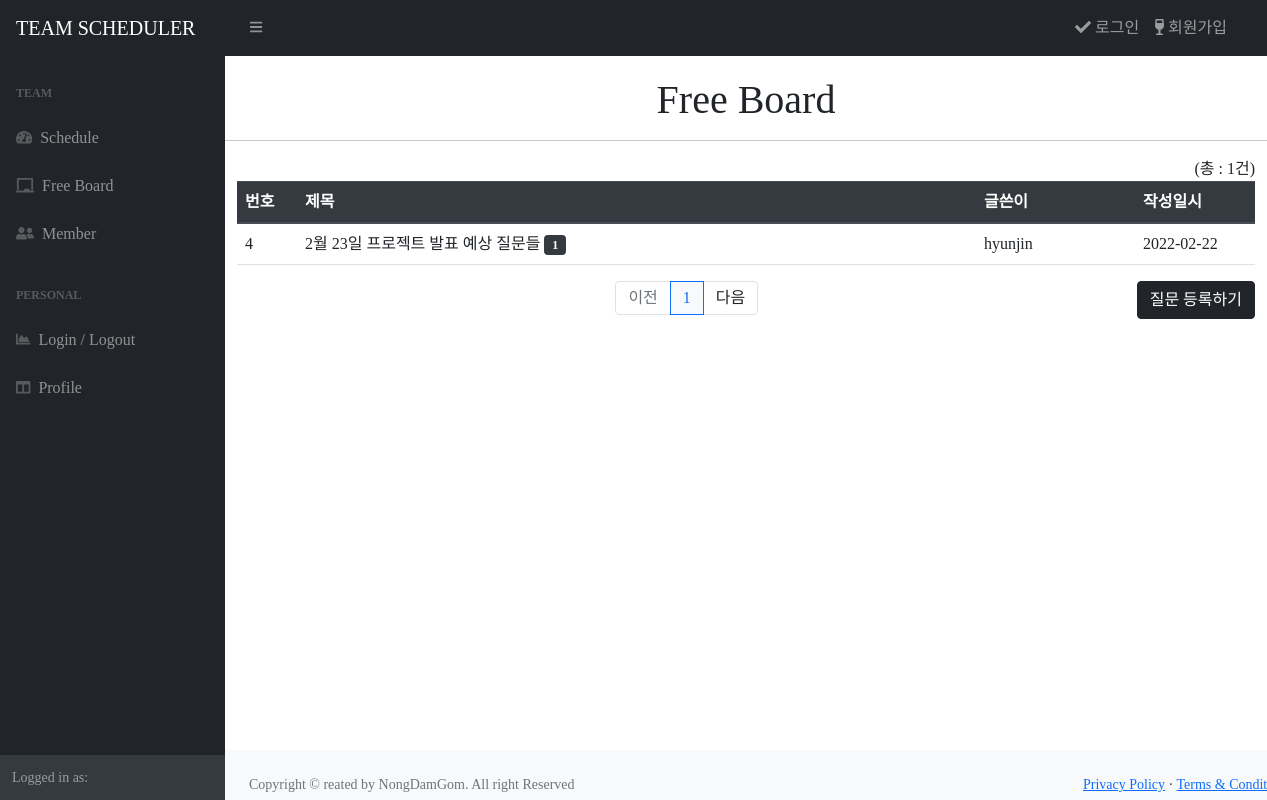
The page /board/ on the database as committed earlier.
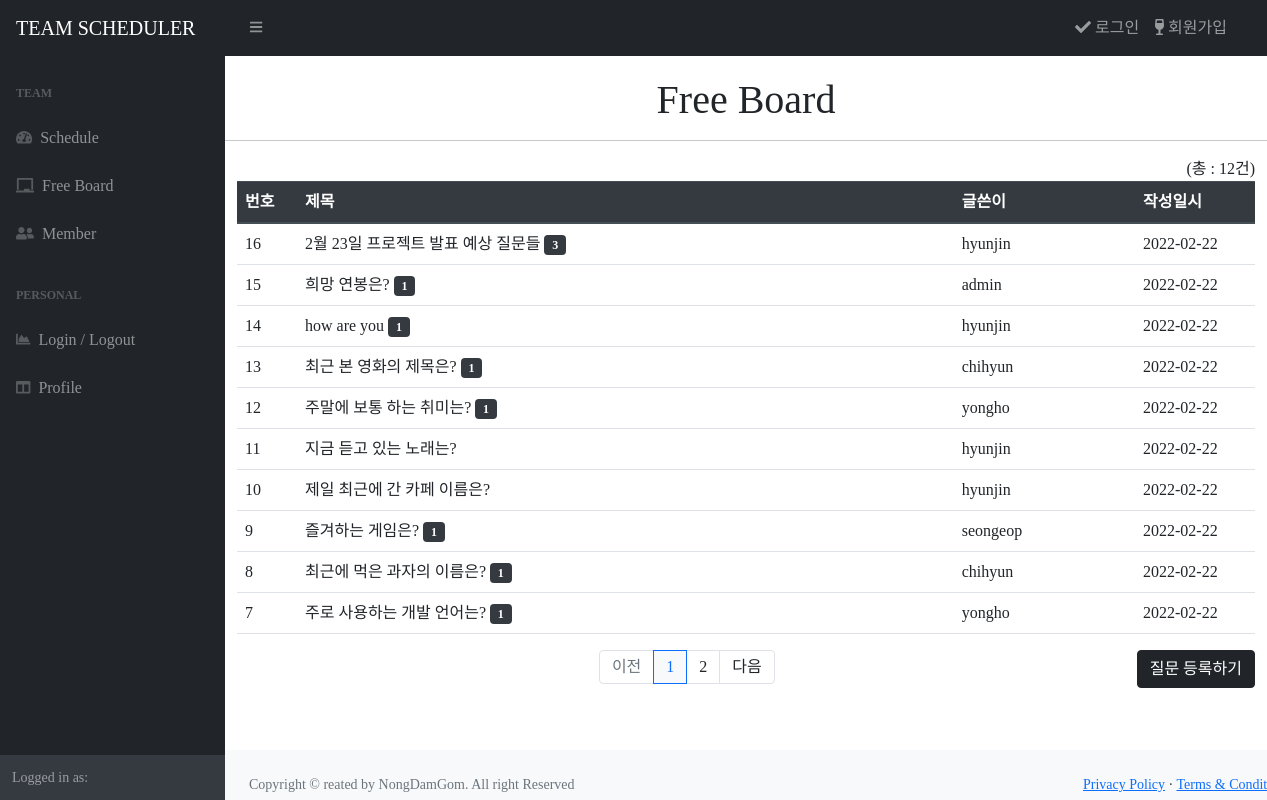
The same page on the database as committed later.
### board/models.py (models this page shows, shortened)
class Question(models.Model):
    author = models.ForeignKey(User, on_delete=models.CASCADE)
    subject = models.CharField(max_length=200)
    content = models.TextField()
    create_date = models.DateTimeField()
    modify_date = models.DateTimeField(null=True, blank=True)

### users/models.py (models this page shows)
class User(AbstractUser):
    followings = models.ManyToManyField(settings.AUTH_USER_MODEL, related_name="followers")

### board/views/base_views.py (the view)
# urls.py: path('', base_views.index, name='index'),
def index(request):
    page = request.GET.get('page', '1') # 페이지 디폴트 값은 1
    question_list = Question.objects.order_by('-create_date')
    total_count = Question.objects.count()
    paginator = Paginator(question_list, 10) # 페이지당 10개씩 보여주기
    page_obj = paginator.get_page(page) # get 페이지에서 내가 원하는 페이지만 추출
    context = {
        'question_list': page_obj,
        'total_count' : total_count
        }
    return render(request, 'board/question_list.html', context)

### templates/board/question_list.html (shortened to what this page needs)
{% extends 'base.html' %}
{% block title %} Free Board {% endblock %} {% block content %}
<div class="container my-3">
  <div class="user-container my-3">
    <div class="float-right">(총 : {{question_list.paginator.count}}건)</div>
    <table class="table table table-hover">
      <thead>
        <tr class="thead-dark">
          <th style="width: 60px">번호</th>
          <th>제목</th>
          <th>글쓴이</th>
          <th style="width: 120px">작성일시</th>
        </tr>
      </thead>
      <tbody>
        {% if question_list %} {% for question in question_list %}
        <tr>
          <td>
            {{ question.id }}
          </td>
          <td>
            <a href="{% url 'board:detail' question.id %}" style="text-decoration: none" class="text-dark"> {{ question.subject }} </a>
            {% if question.answer_set.count > 0 %}
            <span class="badge badge-pill badge-dark"> {{ question.answer_set.count }}</span>
            {% endif %}
          </td>
          <td>{{ question.author.username}}</td>
          <td>{{ question.create_date | date:'Y-m-d' }}</td>
        </tr>
        {% endfor %} {% else %}
        <tr>
          <td colspan="3">질문이 없습니다.</td>
        </tr>
        {% endif %}
      </tbody>
    </table>
    <div class="float-right">
      <a href="{% url 'board:question_create' %}" class="text-left btn btn-dark"> 질문 등록하기</a>
    </div>
    {% include 'pagination.html' with page_obj=question_list %}
  </div>
</div>
{% endblock %}

Rows that differ between the two databases and show on the page:
removed Question: id "4", subject "2월 23일 프로젝트 발표 예상 질문들", answer_set.count "1", author.username "hyunjin", create_date "2022-02-22"
added Question: id "16", subject "2월 23일 프로젝트 발표 예상 질문들", answer_set.count "3", author.username "hyunjin", create_date "2022-02-22"
added Question: id "15", subject "희망 연봉은?", answer_set.count "1", author.username "admin", create_date "2022-02-22"
added Question: id "14", subject "how are you", answer_set.count "1", author.username "hyunjin", create_date "2022-02-22"
added Question: id "13", subject "최근 본 영화의 제목은?", answer_set.count "1", author.username "chihyun", create_date "2022-02-22"
added Question: id "12", subject "주말에 보통 하는 취미는?", answer_set.count "1", author.username "yongho", create_date "2022-02-22"
added Question: id "11", subject "지금 듣고 있는 노래는?", author.username "hyunjin", create_date "2022-02-22"
added Question: id "10", subject "제일 최근에 간 카페 이름은?", author.username "hyunjin", create_date "2022-02-22"
added Question: id "9", subject "즐겨하는 게임은?", answer_set.count "1", author.username "seongeop", create_date "2022-02-22"
added Question: id "8", subject "최근에 먹은 과자의 이름은?", answer_set.count "1", author.username "chihyun", create_date "2022-02-22"
added Question: id "7", subject "주로 사용하는 개발 언어는?", answer_set.count "1", author.username "yongho", create_date "2022-02-22"
Other text that changed with them:
{{ question_list.paginator.count }}: "1" → "12"
new list line: "2"
